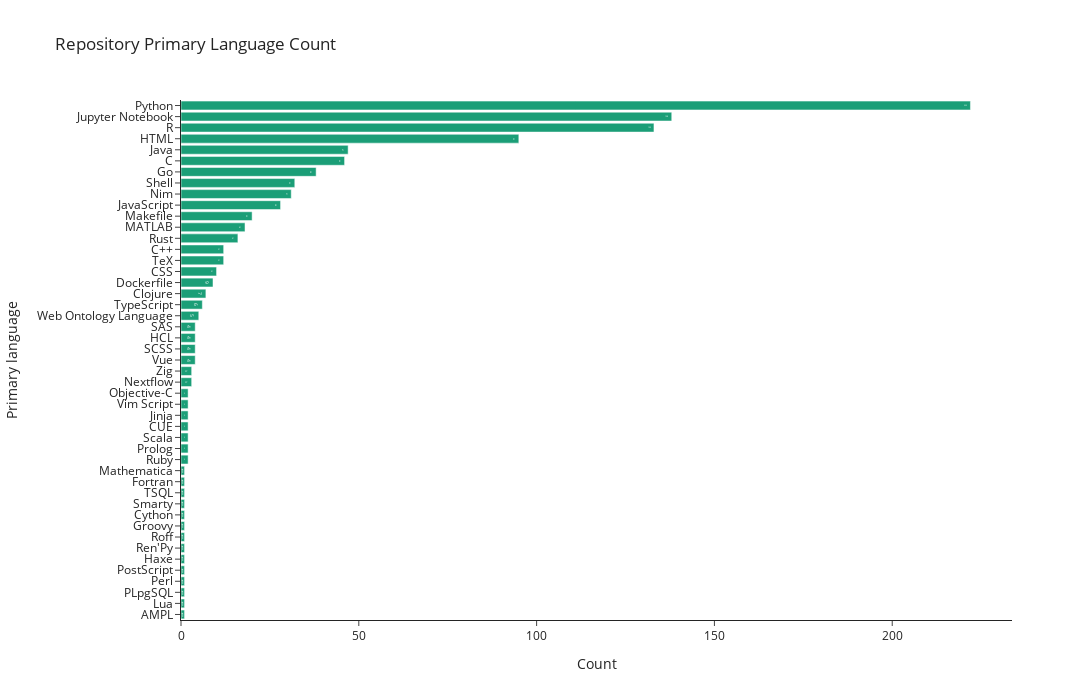

Notebook code for this chart:
### Code cell
# Create a horizontal bar chart for primary language counts
fig_languages = px.bar(
    data_frame=grouped_data.sort_values(by="Count"),
    title=f"Repository Primary Language Count",
    y="Primary language",
    x="Count",
    color_discrete_sequence=[color_seq[0]],
    text="Count",
    orientation="h",
    width=1200,
    height=700,
)

# Customize layout to display count labels properly
fig_languages.update_traces(
    texttemplate="%{text}",
    textposition="inside",
)
fig_languages.update_layout(
    # ensure all y axis labels appear
    yaxis=dict(
        tickmode="array",
        tickvals=programming_language_counts["Primary language"].tolist(),
        ticktext=programming_language_counts["Primary language"].tolist(),
    ),
)

fig_languages.write_image("images/software-landscape-primary-language-counts.png")
fig_languages.show()

### Figure 1 — Plotly figure (JSON) as saved in the notebook; plotly's stock layout.template omitted (floating-point values rounded to 4 significant figures)
{"data": [{"alignmentgroup": "True", "hovertemplate": "Count=%{text}<br>Primary language=%{y}<extra></extra>", "legendgroup": "", "marker": {"color": "rgb(27,158,119)", "pattern": {"shape": ""}}, "name": "", "offsetgroup": "", "orientation": "h", "showlegend": false, "text": [1, 1, 1, 1, 1, 1, 1, 1, 1, 1, 1, 1, 1, 1, 2, 2, 2, 2, 2, 2, 2, 3, 3, 4, 4, 4, 4, 5, 6, 7, 9, 10, 12, 12, 16, 18, 20, 28, 31, 32, 38, 46, 47, 95, 133, 138, 222], "textposition": "inside", "texttemplate": "%{text}", "type": "bar", "x": [1, 1, 1, 1, 1, 1, 1, 1, 1, 1, 1, 1, 1, 1, 2, 2, 2, 2, 2, 2, 2, 3, 3, 4, 4, 4, 4, 5, 6, 7, 9, 10, 12, 12, 16, 18, 20, 28, 31, 32, 38, 46, 47, 95, 133, 138, 222], "xaxis": "x", "y": ["AMPL", "Lua", "PLpgSQL", "Perl", "PostScript", "Haxe", "Ren'Py", "Roff", "Groovy", "Cython", "Smarty", "TSQL", "Fortran", "Mathematica", "Ruby", "Prolog", "Scala", "CUE", "Jinja", "Vim Script", "Objective-C", "Nextflow", "Zig", "Vue", "SCSS", "HCL", "SAS", "Web Ontology Language", "TypeScript", "Clojure", "Dockerfile", "CSS", "TeX", "C++", "Rust", "MATLAB", "Makefile", "JavaScript", "Nim", "Shell", "Go", "C", "Java", "HTML", "R", "Jupyter Notebook", "Python"], "yaxis": "y"}], "layout": {"barmode": "relative", "height": 700, "legend": {"tracegroupgap": 0}, "title": {"text": "Repository Primary Language Count"}, "width": 1200, "xaxis": {"anchor": "y", "autorange": true, "domain": [0, 1], "range": [0, 233.7], "title": {"text": "Count"}, "type": "linear"}, "yaxis": {"anchor": "x", "autorange": true, "domain": [0, 1], "range": [-0.5, 46.5], "tickmode": "array", "ticktext": ["Python", "Jupyter Notebook", "R", "HTML", "Java", "C", "Go", "Shell", "Nim", "JavaScript", "Makefile", "MATLAB", "Rust", "TeX", "C++", "CSS", "Dockerfile", "Clojure", "TypeScript", "Web Ontology Language", "HCL", "SCSS", "SAS", "Vue", "Zig", "Nextflow", "Jinja", "CUE", "Prolog", "Objective-C", "Vim Script", "Ruby", "Scala", "Smarty", "Cython", "Fortran", "Groovy", "TSQL", "PLpgSQL", "Haxe", "Perl", "Lua", "Mathematica", "Roff", "Ren'Py", "PostScript", "AMPL"], "tickvals": ["Python", "Jupyter Notebook", "R", "HTML", "Java", "C", "Go", "Shell", "Nim", "JavaScript", "Makefile", "MATLAB", "Rust", "TeX", "C++", "CSS", "Dockerfile", "Clojure", "TypeScript", "Web Ontology Language", "HCL", "SCSS", "SAS", "Vue", "Zig", "Nextflow", "Jinja", "CUE", "Prolog", "Objective-C", "Vim Script", "Ruby", "Scala", "Smarty", "Cython", "Fortran", "Groovy", "TSQL", "PLpgSQL", "Haxe", "Perl", "Lua", "Mathematica", "Roff", "Ren'Py", "PostScript", "AMPL"], "title": {"text": "Primary language"}, "type": "category"}}}
